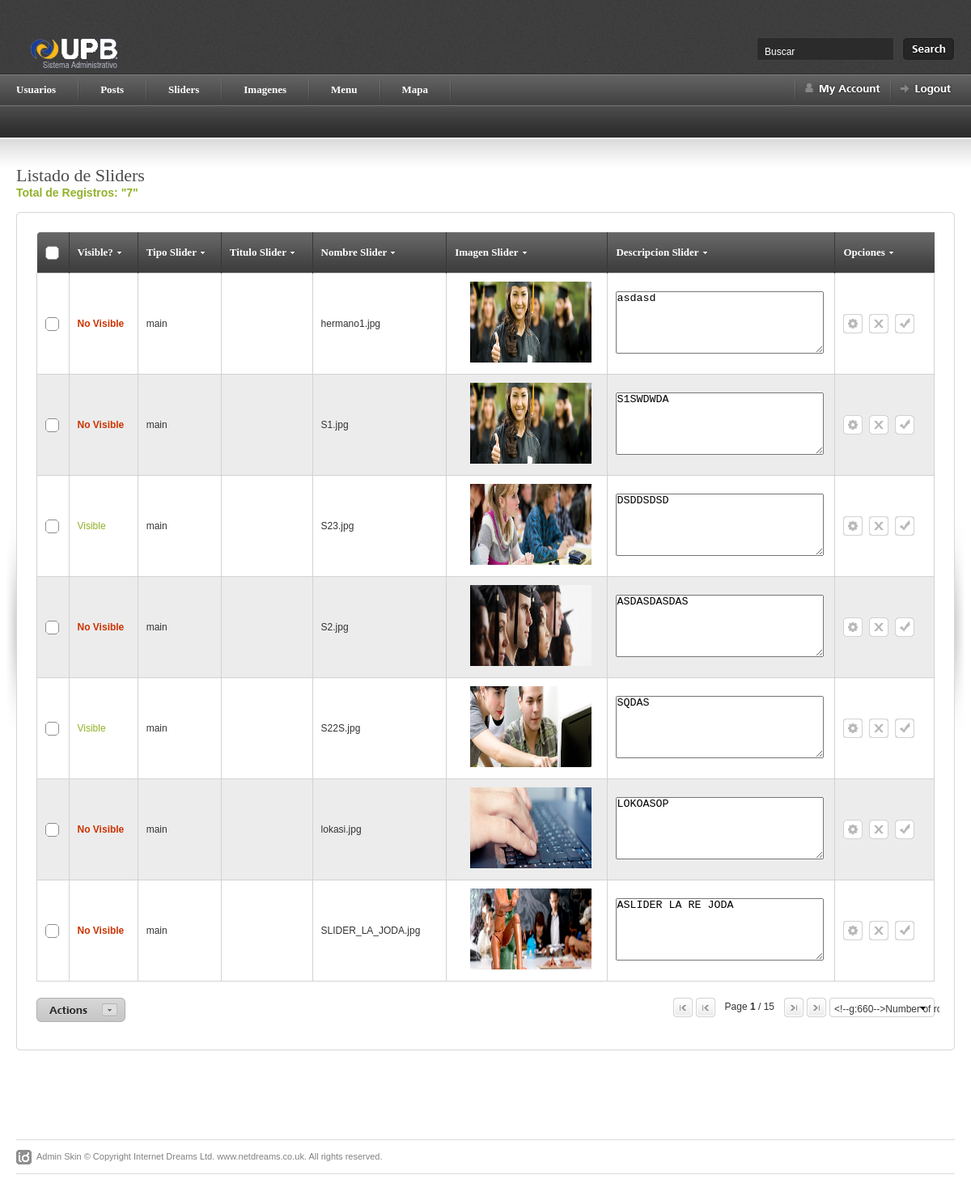
Page /admin/lista_sliders.php on the committed database.
### tables this page shows
CREATE TABLE IF NOT EXISTS `upb_slider` (
  `idupb_slider` int(11) NOT NULL AUTO_INCREMENT,
  `tipo_slider` varchar(45) DEFAULT NULL,
  `titulo_slider` varchar(200) NOT NULL,
  `nombre_slider` varchar(45) DEFAULT NULL,
  `descripcion_slider` varchar(45) DEFAULT NULL,
  `visible` int(11) NOT NULL,
  PRIMARY KEY (`idupb_slider`)
);

### admin/includes/q_cuenta_sliders.php (called while the page is built)
<?php
	require_once("../conexion/conexion.php");
	$sql_cuenta_sliders="select count(*) as cuantos from upb_slider";
	$res_cuenta_sliders=mysql_query($sql_cuenta_sliders,$con);
?>

### admin/includes/q_lista_slider.php (called while the page is built)
<?php
	require_once("../conexion/conexion.php");
	$sql_lista_slider="SELECT * FROM upb_slider";
	$res_lista_slider=mysql_query($sql_lista_slider,$con);
?>

### conexion/conexion.php (called while the page is built, shortened)
<?php
$base_url='http://localhost/UPB/upb_front/';
?>

### admin/lista_sliders.php (the view, shortened to what this page needs)
<?php
		require_once("header.php");
		require_once("includes/q_lista_slider.php");
		require_once("includes/q_cuenta_sliders.php");
?>
<div id="content-outer">
<div id="content">
	<?php
		 $reg_cuenta_sliders=mysql_fetch_array($res_cuenta_sliders);
		$total=$reg_cuenta_sliders["cuantos"];
	?>
    <div id="page-heading">
		<h1>Listado de Sliders</h1>
    	<h3>Total de Registros: "<strong><?php echo $total;?></strong>"</h3>
    </div>
	<table border="0" width="100%" cellpadding="0" cellspacing="0" id="content-table">
	<tr>
		<th rowspan="3" class="sized"><img src="images/shared/side_shadowleft.jpg" width="20" height="300" alt="" /></th>
		<th class="topleft"></th>
		<td id="tbl-border-top">&nbsp;</td>
		<th class="topright"></th>
		<th rowspan="3" class="sized"><img src="images/shared/side_shadowright.jpg" width="20" height="300" alt="" /></th>
	</tr>
	<tr>
		<td id="tbl-border-left"></td>
		<td>
		<div id="content-table-inner">
			<div id="table-content">
				<form id="mainform" action="">
				<table border="0" width="100%" cellpadding="0" cellspacing="0" id="product-table">
				<tr>
					<th class="table-header-check"><a id="toggle-all" ></a> </th>
                    <th class="table-header-repeat line-left"><a href="">Visible?</a></th>
					<th class="table-header-repeat line-left"><a href="">Tipo Slider</a></th>
					<th class="table-header-repeat line-left"><a href="">Titulo Slider</a></th>
                    <th class="table-header-repeat line-left"><a href="">Nombre Slider</a></th>
					<th class="table-header-repeat line-left"><a href="">Imagen Slider</a></th>
                    <th class="table-header-repeat line-left"><a href="">Descripcion Slider</a></th>
					<th class="table-header-repeat line-left"><a href="">Opciones</a></th>
				</tr>
					<?php
					$cont=0;
					while ($reg_lista_slider=mysql_fetch_array($res_lista_slider)) {
					$cont++;	?>
                <tr <?php if ($cont%2==0){ echo 'class="alternate-row"';}else{echo '';}?>>
					<td><input  type="checkbox"/></td>
                    <td <?php if (($reg_lista_slider['visible'])=='1'){echo 'style="color:#92B226";font-weight:bold;';}else{echo 'style="color:#C30;font-weight:bold;"';}?>><?php if ($reg_lista_slider['visible']==1){echo 'Visible';}else{echo 'No Visible';}?></td>
                    <td><?php echo $reg_lista_slider['tipo_slider'];?></td>
					<td><?php echo $reg_lista_slider['titulo_slider'];?></td>
                    <td><?php echo $reg_lista_slider['nombre_slider'];?></td>
					<td align="center"><img src="<?php echo $base_url."admin/uploads_sliders/".$reg_lista_slider['nombre_slider'];?>" width="150" height="100"/></td>
					<td width="270"><textarea name="" cols="30" rows="5" readonly="readonly"><?php echo $reg_lista_slider['descripcion_slider'];?></textarea></td>
					<td>
					<a href="edita_slider_form.php?id=<?php echo $reg_lista_slider['idupb_slider'];?>" title="Editar Slider" class="icon-1 info-tooltip"></a>
					<a href="javascript:void(0)" title="Eliminar" onClick="eliminar('<?php echo $reg_lista_slider["idupb_slider"];?>')" title="Eliminar Slider" class="icon-2 info-tooltip"></a>
					<a href="q/edita_muestra_slider.php?v=<?php echo $reg_lista_slider['visible'];?>&id=<?php echo $reg_lista_slider['idupb_slider'];?>" title="Mostrar Slider" class="icon-5 info-tooltip"></a>
                    </td>
				</tr>
				 <?php } ?>
                </table>
				</form>
			</div>
			<div id="actions-box">
				<a href="" class="action-slider"></a>
			</div>
			<table border="0" cellpadding="0" cellspacing="0" id="paging-table">
			<tr>
			<td>
				<a href="" class="page-far-left"></a>
				<a href="" class="page-left"></a>
				<div id="page-info">Page <strong>1</strong> / 15</div>
				<a href="" class="page-right"></a>
				<a href="" class="page-far-right"></a>
			</td>
			<td>
			</td>
			</tr>
			</table>
		</div>
		</td>
		<td id="tbl-border-right"></td>
	</tr>
	<tr>
		<th class="sized bottomleft"></th>
		<td id="tbl-border-bottom">&nbsp;</td>
		<th class="sized bottomright"></th>
	</tr>
	</table>
</div>
</div>
<?php require_once("footer.php");?>

### admin/css/screen.css (style rules this page uses)
* { margin: 0; padding: 0; }
html, body { height: 100%; }
body { background: #fff; color: #393939; font-family: Arial; font-size: 0px; line-height: 0; }
#content-outer { background: url(../images/shared/content_repeat.jpg) repeat-x; }
#content { color: #333; font-family: Arial, Helvetica, sans-serif; font-size: 12px; line-height: 18px; margin: 0 auto 0 auto; max-width: 1260px; min-width: 780px; padding: 35px 0px 30px 0px; }
#content-table { font-size: 0px; line-height: 0px; }
#content-table th.sized { height: 15px; width: 15px; padding: 0; margin: 0; font-size: 0px; line-height: 0px; }
#content-table-inner { font-size: 12px; line-height: 12px; padding: 10px 0 20px 0; }
#tbl-border-top { background: url(../images/shared/border_bit.jpg) top repeat-x; line-height: 0;font-size: 0px; height: 15px; }
#tbl-border-bottom { background: url(../images/shared/border_bit.jpg) bottom repeat-x; line-height: 0;font-size: 0px; height: 15px; }
#tbl-border-left { background: url(../images/shared/border_bit.jpg) left repeat-y; }
#tbl-border-right { background: url(../images/shared/border_bit.jpg) right repeat-y; }
#table-content { line-height: 16px; margin: 0 10px 10px 10px; min-height: 300px; }
.topleft { background: url(../images/shared/corner_top_left.jpg) no-repeat; width:15px; height:15px; }
.topright { background: url(../images/shared/corner_top_right.jpg) no-repeat; width:15px; height:15px; }
.bottomleft { background: url(../images/shared/corner_bottom_left.jpg) no-repeat; width:15px; height:15px; }
.bottomright { background: url(../images/shared/corner_bottom_right.jpg) no-repeat; width:15px; height:15px; }
#page-heading { margin: 0 0 15px 20px; }
h1 { color: #4b4b4b; font-family: Tahoma; font-size: 22px; line-height: 24px; font-weight: normal; }
h3 { color: #92b22c; font-size: 14px; font-weight: bold; line-height: 18px; margin-bottom: 10px; }
a.icon-1 { background: url(../images/table/table_icon_1.gif) no-repeat; display: block; float: left; height: 24px; margin: 0 8px 0 0; width: 24px; }
a.icon-2 { background: url(../images/table/table_icon_2.gif) no-repeat; display: block; float: left; height: 24px; margin: 0 8px 0 0; width: 24px; }
a.icon-5 { background: url(../images/table/table_icon_5.gif) no-repeat; display: block; float: left; height: 24px; width: 24px; }
#product-table { margin-bottom: 20px; }
#product-table td a { color: #393939; }
#product-table th { height: 50px; text-align: left; }
#product-table td { border: 1px solid #d2d2d2; padding: 10px 0 10px 10px; }
#product-table tr.alternate-row { background: #ececec; }
.table-header-check { background: url(../images/table/table_header_checkbox.jpg) no-repeat; border: none; min-width: 29px; padding: 0px 0 0 10px; width: 29px; }
.table-header-repeat { background: url(../images/table/table_header_repeat.jpg) repeat-x; border: none; font-size: 0px; line-height: 0; padding: 0px 0 0 0; }
.table-header-options a, .table-header-repeat a { background: url(../images/table/table_sort_arrow.gif) right no-repeat; color: #fff; font-family: Tahoma; font-size: 13px; font-weight: bold; line-height: 14px; margin: 0 0 0 10px; padding: 0 10px 0 0; }
th.line-left { border-left: 1px solid #373737; }
#toggle-all { display: block; width: 17px; height:17px; cursor: pointer; background: url(../images/shared/checkbox.gif) 0 -17px; }
#paging-table { float: right; margin: 0 4px 0 0; }
.page-far-left { background: url(../images/table/paging_far_left.gif) no-repeat; display: block; float: left; height: 24px; margin: 0 4px 0 0; width: 24px; }
.page-left { background: url(../images/table/paging_far_left.gif) no-repeat; display: block; float: left; height: 24px; width: 24px; }
.page-far-right { background: url(../images/table/paging_far_right.gif) no-repeat; display: block; float: left; height: 24px; margin: 0 4px 0 4px; width: 24px; }
.page-right { background: url(../images/table/paging_far_right.gif) no-repeat; display: block; float: left; height: 24px; width: 24px; }
#page-info { float: left; line-height: 16px; padding: 3px 12px 0 12px; }
#actions-box { float: left; margin: 0 0 0 10px; position: relative; }
a.action-slider { background: url(../images/table/dropdown_actions.gif) no-repeat; display: block; height: 30px; width: 110px; }
table { border-collapse: collapse; }
a { outline: none; text-decoration: none; }
img { border: 0; }
form { margin: 0; padding: 0; }

### rows in the picture
upb_slider: visible "No Visible", tipo_slider "main", nombre_slider "hermano1.jpg", nombre_slider (picture), descripcion_slider "asdasd"
upb_slider: visible "No Visible", tipo_slider "main", nombre_slider "S1.jpg", nombre_slider (picture), descripcion_slider "S1SWDWDA"
upb_slider: visible "Visible", tipo_slider "main", nombre_slider "S23.jpg", nombre_slider (picture), descripcion_slider "DSDDSDSD"
upb_slider: visible "No Visible", tipo_slider "main", nombre_slider "S2.jpg", nombre_slider (picture), descripcion_slider "ASDASDASDAS"
upb_slider: visible "Visible", tipo_slider "main", nombre_slider "S22S.jpg", nombre_slider (picture), descripcion_slider "SQDAS"
upb_slider: visible "No Visible", tipo_slider "main", nombre_slider "lokasi.jpg", nombre_slider (picture), descripcion_slider "LOKOASOP"
upb_slider: visible "No Visible", tipo_slider "main", nombre_slider "SLIDER_LA_JODA.jpg", nombre_slider (picture), descripcion_slider "ASLIDER LA RE JODA"

### other values in the picture
$total "7"
